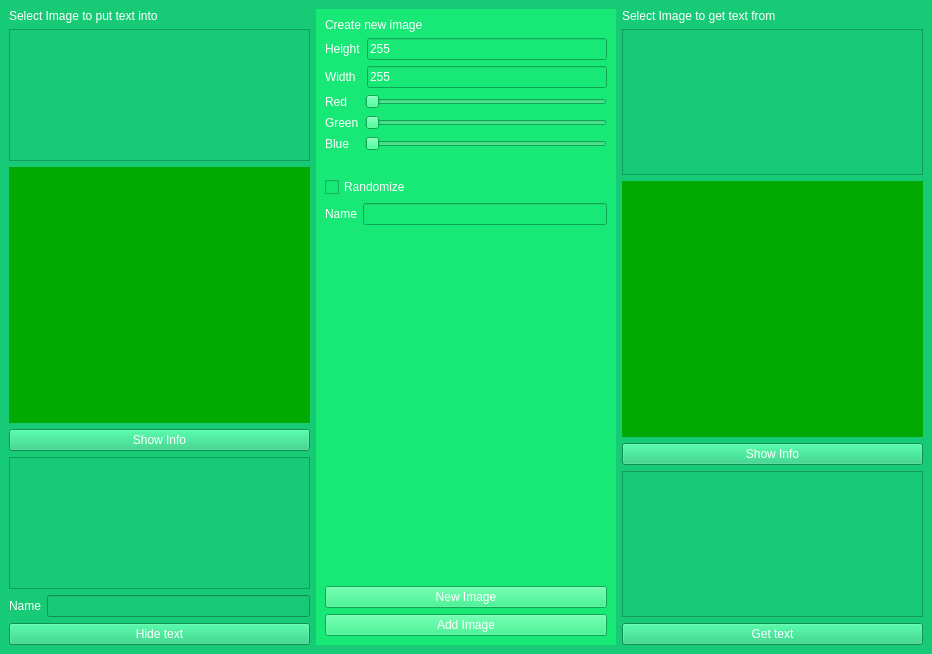
<?xml version="1.0" encoding="UTF-8"?>
<ui version="4.0">
 <class>MainWindow</class>
 <widget class="QMainWindow" name="MainWindow">
  <property name="geometry">
   <rect>
    <x>0</x>
    <y>0</y>
    <width>932</width>
    <height>654</height>
   </rect>
  </property>
  <property name="windowTitle">
   <string>MainWindow</string>
  </property>
  <property name="styleSheet">
   <string notr="true">background-color: rgb(23, 202, 118);
font:87 12pt &quot;Arial Black&quot;;
color: rgb(255, 255, 255);</string>
  </property>
  <widget class="QWidget" name="centralwidget">
   <layout class="QGridLayout" name="gridLayout">
    <item row="0" column="0">
     <layout class="QHBoxLayout" name="horizontalLayout_4">
      <item>
       <layout class="QVBoxLayout" name="verticalLayout">
        <item>
         <widget class="QLabel" name="labelSelectImage">
          <property name="text">
           <string>Select Image to put text into</string>
          </property>
         </widget>
        </item>
        <item>
         <widget class="QListWidget" name="listWidgetSelectImageInput">
          <property name="minimumSize">
           <size>
            <width>0</width>
            <height>105</height>
           </size>
          </property>
         </widget>
        </item>
        <item>
         <widget class="QLabel" name="labelImageInput">
          <property name="enabled">
           <bool>true</bool>
          </property>
          <property name="minimumSize">
           <size>
            <width>256</width>
            <height>256</height>
           </size>
          </property>
          <property name="styleSheet">
           <string notr="true">background-color: rgb(0, 170, 0);</string>
          </property>
          <property name="text">
           <string/>
          </property>
          <property name="scaledContents">
           <bool>true</bool>
          </property>
         </widget>
        </item>
        <item>
         <widget class="QPushButton" name="pushButtonShowInfoInput">
          <property name="styleSheet">
           <string notr="true">QPushButton{
background-color: rgb(23, 202, 118);
font:87 12pt &quot;Arial Black&quot;;
color: rgb(255, 255, 255);
}

QPushButton:hover{
background-color: rgb(23, 232, 118);
}

QPushButton:pressed{
background-color: rgb(0, 170, 0);}</string>
          </property>
          <property name="text">
           <string>Show Info</string>
          </property>
         </widget>
        </item>
        <item>
         <widget class="QTextEdit" name="textEditInput"/>
        </item>
        <item>
         <layout class="QHBoxLayout" name="horizontalLayout_5">
          <item>
           <widget class="QLabel" name="labelInputName">
            <property name="text">
             <string>Name</string>
            </property>
           </widget>
          </item>
          <item>
           <widget class="QLineEdit" name="lineEditInputName"/>
          </item>
         </layout>
        </item>
        <item>
         <widget class="QPushButton" name="pushButtonInput">
          <property name="styleSheet">
           <string notr="true">QPushButton{
background-color: rgb(23, 202, 118);
font:87 12pt &quot;Arial Black&quot;;
color: rgb(255, 255, 255);
}

QPushButton:hover{
background-color: rgb(23, 232, 118);
}

QPushButton:pressed{
background-color: rgb(0, 170, 0);}</string>
          </property>
          <property name="text">
           <string>Hide text</string>
          </property>
         </widget>
        </item>
       </layout>
      </item>
      <item>
       <widget class="QWidget" name="widget" native="true">
        <property name="minimumSize">
         <size>
          <width>256</width>
          <height>0</height>
         </size>
        </property>
        <property name="styleSheet">
         <string notr="true">background-color: rgb(23, 232, 118);
font:87 12pt &quot;Arial Black&quot;;
color: rgb(255, 255, 255);</string>
        </property>
        <layout class="QGridLayout" name="gridLayout_2">
         <item row="0" column="0">
          <widget class="QLabel" name="labelNewImage">
           <property name="text">
            <string>Create new image</string>
           </property>
          </widget>
         </item>
         <item row="2" column="0">
          <layout class="QVBoxLayout" name="verticalLayout_8">
           <item>
            <layout class="QHBoxLayout" name="horizontalLayout">
             <item>
              <layout class="QVBoxLayout" name="verticalLayout_3">
               <item>
                <widget class="QLabel" name="labelNewImageHeight">
                 <property name="text">
                  <string>Height</string>
                 </property>
                </widget>
               </item>
               <item>
                <widget class="QLabel" name="labelNewImageHeight_2">
                 <property name="text">
                  <string>Width</string>
                 </property>
                </widget>
               </item>
              </layout>
             </item>
             <item>
              <layout class="QVBoxLayout" name="verticalLayout_4">
               <item>
                <widget class="QLineEdit" name="lineEditHeight">
                 <property name="inputMethodHints">
                  <set>Qt::ImhDigitsOnly</set>
                 </property>
                 <property name="inputMask">
                  <string/>
                 </property>
                 <property name="text">
                  <string>255</string>
                 </property>
                 <property name="maxLength">
                  <number>3</number>
                 </property>
                </widget>
               </item>
               <item>
                <widget class="QLineEdit" name="lineEditWidth">
                 <property name="inputMethodHints">
                  <set>Qt::ImhNone</set>
                 </property>
                 <property name="inputMask">
                  <string/>
                 </property>
                 <property name="text">
                  <string>255</string>
                 </property>
                 <property name="maxLength">
                  <number>3</number>
                 </property>
                </widget>
               </item>
              </layout>
             </item>
            </layout>
           </item>
           <item>
            <layout class="QVBoxLayout" name="verticalLayout_7">
             <item>
              <layout class="QHBoxLayout" name="horizontalLayout_2">
               <item>
                <layout class="QVBoxLayout" name="verticalLayout_5">
                 <item>
                  <widget class="QLabel" name="labelRed">
                   <property name="text">
                    <string>Red</string>
                   </property>
                  </widget>
                 </item>
                 <item>
                  <widget class="QLabel" name="labelGreen">
                   <property name="text">
                    <string>Green</string>
                   </property>
                  </widget>
                 </item>
                 <item>
                  <widget class="QLabel" name="labelBlue">
                   <property name="text">
                    <string>Blue</string>
                   </property>
                  </widget>
                 </item>
                </layout>
               </item>
               <item>
                <layout class="QVBoxLayout" name="verticalLayout_6">
                 <item>
                  <widget class="QSlider" name="horizontalSliderRed">
                   <property name="maximum">
                    <number>255</number>
                   </property>
                   <property name="orientation">
                    <enum>Qt::Horizontal</enum>
                   </property>
                  </widget>
                 </item>
                 <item>
                  <widget class="QSlider" name="horizontalSliderGreen">
                   <property name="maximum">
                    <number>255</number>
                   </property>
                   <property name="pageStep">
                    <number>10</number>
                   </property>
                   <property name="orientation">
                    <enum>Qt::Horizontal</enum>
                   </property>
                   <property name="invertedAppearance">
                    <bool>false</bool>
                   </property>
                  </widget>
                 </item>
                 <item>
                  <widget class="QSlider" name="horizontalSliderBlue">
                   <property name="maximum">
                    <number>255</number>
                   </property>
                   <property name="orientation">
                    <enum>Qt::Horizontal</enum>
                   </property>
                  </widget>
                 </item>
                </layout>
               </item>
              </layout>
             </item>
             <item>
              <widget class="QLabel" name="labelPreview">
               <property name="styleSheet">
                <string notr="true"/>
               </property>
               <property name="text">
                <string/>
               </property>
              </widget>
             </item>
             <item>
              <widget class="QCheckBox" name="checkBoxRandomize">
               <property name="text">
                <string>Randomize</string>
               </property>
              </widget>
             </item>
             <item>
              <layout class="QHBoxLayout" name="horizontalLayout_3">
               <item>
                <widget class="QLabel" name="labelName">
                 <property name="text">
                  <string>Name</string>
                 </property>
                </widget>
               </item>
               <item>
                <widget class="QLineEdit" name="lineEditName"/>
               </item>
              </layout>
             </item>
            </layout>
           </item>
           <item>
            <spacer name="verticalSpacer">
             <property name="orientation">
              <enum>Qt::Vertical</enum>
             </property>
             <property name="sizeHint" stdset="0">
              <size>
               <width>20</width>
               <height>40</height>
              </size>
             </property>
            </spacer>
           </item>
           <item>
            <widget class="QPushButton" name="pushButtonNewImage">
             <property name="styleSheet">
              <string notr="true">QPushButton{
font:87 12pt &quot;Arial Black&quot;;
color: rgb(255, 255, 255);
}

QPushButton:hover{
background-color: rgb(23, 202, 118);
}

QPushButton:pressed{
background-color: rgb(0, 170, 0);}</string>
             </property>
             <property name="text">
              <string>New Image</string>
             </property>
            </widget>
           </item>
          </layout>
         </item>
         <item row="3" column="0">
          <widget class="QPushButton" name="pushButtonAddImage">
           <property name="styleSheet">
            <string notr="true">QPushButton{
font:87 12pt &quot;Arial Black&quot;;
color: rgb(255, 255, 255);
}

QPushButton:hover{
background-color: rgb(23, 202, 118);
}

QPushButton:pressed{
background-color: rgb(0, 170, 0);}</string>
           </property>
           <property name="text">
            <string>Add Image</string>
           </property>
          </widget>
         </item>
        </layout>
       </widget>
      </item>
      <item>
       <layout class="QVBoxLayout" name="verticalLayout_2">
        <item>
         <widget class="QLabel" name="labelSelectImage_2">
          <property name="text">
           <string>Select Image to get text from</string>
          </property>
         </widget>
        </item>
        <item>
         <widget class="QListWidget" name="listWidgetSelectImageOutput"/>
        </item>
        <item>
         <widget class="QLabel" name="labelImageOutput">
          <property name="minimumSize">
           <size>
            <width>256</width>
            <height>256</height>
           </size>
          </property>
          <property name="styleSheet">
           <string notr="true">background-color: rgb(0, 170, 0);</string>
          </property>
          <property name="text">
           <string/>
          </property>
          <property name="scaledContents">
           <bool>true</bool>
          </property>
         </widget>
        </item>
        <item>
         <widget class="QPushButton" name="pushButtonShowInfoOutput">
          <property name="styleSheet">
           <string notr="true">QPushButton{
background-color: rgb(23, 202, 118);
font:87 12pt &quot;Arial Black&quot;;
color: rgb(255, 255, 255);
}

QPushButton:hover{
background-color: rgb(23, 232, 118);
}

QPushButton:pressed{
background-color: rgb(0, 170, 0);}</string>
          </property>
          <property name="text">
           <string>Show Info</string>
          </property>
         </widget>
        </item>
        <item>
         <widget class="QTextEdit" name="textEditOutput"/>
        </item>
        <item>
         <layout class="QHBoxLayout" name="horizontalLayout_6"/>
        </item>
        <item>
         <widget class="QPushButton" name="pushButtonOutput">
          <property name="styleSheet">
           <string notr="true">QPushButton{
background-color: rgb(23, 202, 118);
font:87 12pt &quot;Arial Black&quot;;
color: rgb(255, 255, 255);
}

QPushButton:hover{
background-color: rgb(23, 232, 118);
}

QPushButton:pressed{
background-color: rgb(0, 170, 0);}</string>
          </property>
          <property name="text">
           <string>Get text</string>
          </property>
         </widget>
        </item>
       </layout>
      </item>
     </layout>
    </item>
   </layout>
  </widget>
 </widget>
 <resources/>
 <connections/>
</ui>
